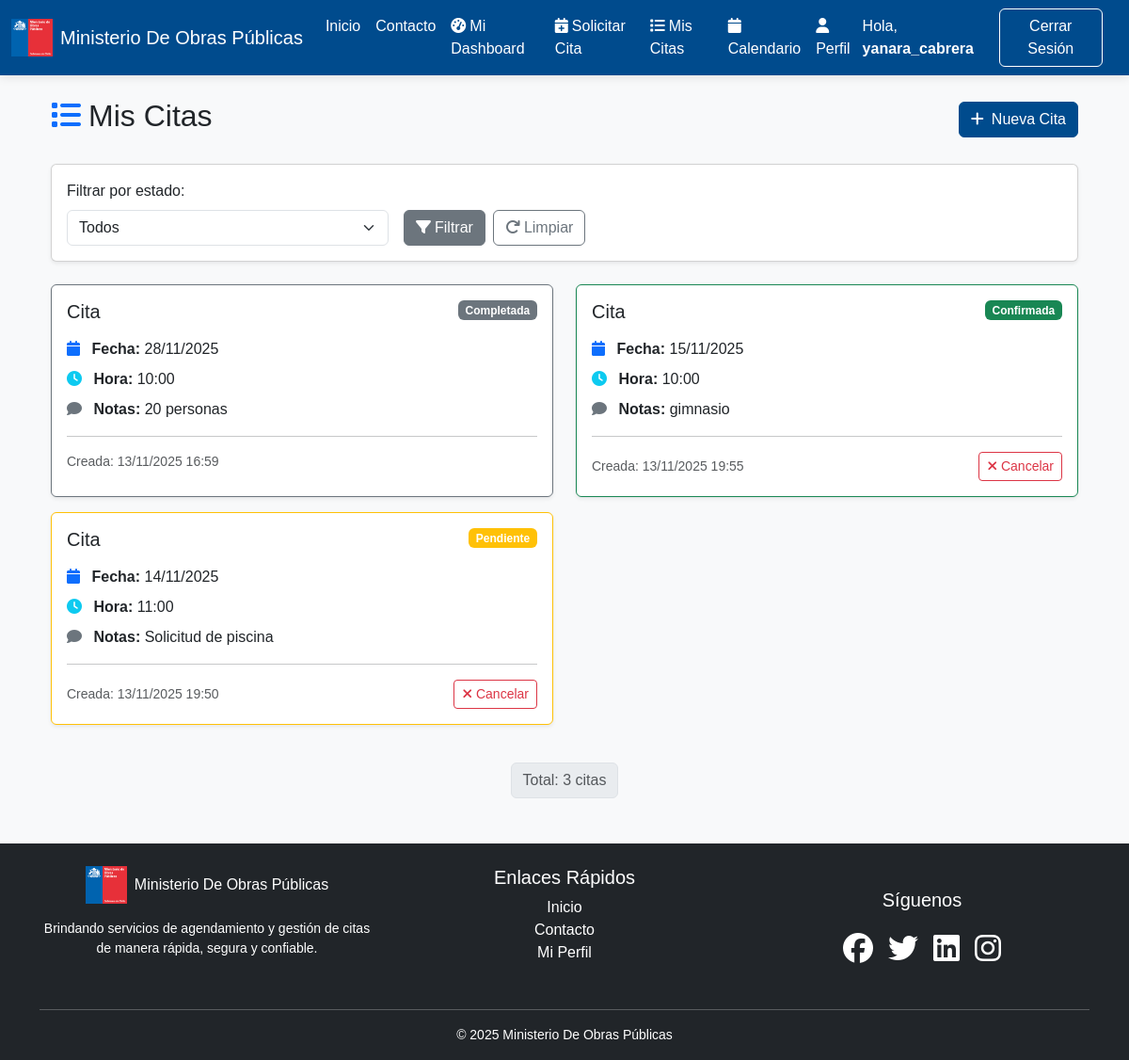
/vip/my-appointments/ (signed in), run on the app's committed database.
### aplicacion/models.py (models this page shows, shortened)
class Aplicacion(models.Model):
    STATUS_CHOICES = [
        ('pending', 'Pendiente'),
        ('confirmed', 'Confirmada'),
        ('cancelled', 'Cancelada'),
        ('completed', 'Completada'),
    ]
    user = models.ForeignKey(User, on_delete=models.CASCADE, related_name='citas')
    title = models.CharField(max_length=200, default="Cita")
    date = models.DateField()
    time = models.TimeField()
    status = models.CharField(max_length=20, choices=STATUS_CHOICES, default='pending')
    notes = models.TextField(blank=True, verbose_name="Notas del cliente")
    approved_by = models.ForeignKey(User, on_delete=models.SET_NULL, null=True, blank=True, related_name='citas_aprobadas')
    admin_notes = models.TextField(blank=True, verbose_name="Notas internas")
    created_at = models.DateTimeField(auto_now_add=True)
    updated_at = models.DateTimeField(auto_now=True)
    class Meta:
        ordering = ['date', 'time']
        verbose_name = 'Cita'
        verbose_name_plural = 'Citas'

### aplicacion/views.py (the view)
# urls.py: path("vip/my-appointments/", views.my_appointments, name="my_appointments"),
@vip_required
def my_appointments(request):
    citas = Aplicacion.objects.filter(user=request.user).order_by('-date', '-time')
    status_filter = request.GET.get('status', '')
    if status_filter:
        citas = citas.filter(status=status_filter)
    context = {
        'citas': citas,
        'status_filter': status_filter,
    }
    return render(request, "vip/my_appointments.html", context)

### templates/vip/my_appointments.html (shortened to what this page needs)
{% extends "base.html" %}
{% load static %}
{% block content %}
<div class="container mt-4">
  <div class="d-flex justify-content-between align-items-center mb-4">
    <h2><i class="fas fa-list me-2 text-primary"></i>Mis Citas</h2>
    <a href="{% url 'request_appointment' %}" class="btn btn-primary">
      <i class="fas fa-plus me-2"></i>Nueva Cita
    </a>
  </div>
  <div class="card shadow-sm mb-4">
    <div class="card-body">
      <form method="get" class="row g-3">
        <div class="col-md-4">
          <label class="form-label">Filtrar por estado:</label>
          <select name="status" class="form-select" onchange="this.form.submit()">
            <option value="">Todos</option>
          </select>
        </div>
        <div class="col-md-8 d-flex align-items-end">
          <button type="submit" class="btn btn-secondary me-2">
            <i class="fas fa-filter me-1"></i>Filtrar
          </button>
          <a href="{% url 'my_appointments' %}" class="btn btn-outline-secondary">
            <i class="fas fa-redo me-1"></i>Limpiar
          </a>
        </div>
      </form>
    </div>
  </div>
  {% if citas %}
    <div class="row">
      {% for cita in citas %}
        <div class="col-md-6 mb-3">
          <div class="card shadow-sm h-100
            {% if cita.status == 'pending' %}border-warning
            {% elif cita.status == 'confirmed' %}border-success
            {% elif cita.status == 'cancelled' %}border-danger
            {% else %}border-secondary{% endif %}">
            <div class="card-body">
              <div class="d-flex justify-content-between align-items-start mb-3">
                <h5 class="card-title mb-0">{{ cita.title }}</h5>
                {% if cita.status == 'pending' %}
                  <span class="badge bg-warning">Pendiente</span>
                {% elif cita.status == 'confirmed' %}
                  <span class="badge bg-success">Confirmada</span>
                {% elif cita.status == 'cancelled' %}
                  <span class="badge bg-danger">Cancelada</span>
                {% else %}
                  <span class="badge bg-secondary">Completada</span>
                {% endif %}
              </div>
              <div class="mb-2">
                <i class="fas fa-calendar text-primary me-2"></i>
                <strong>Fecha:</strong> {{ cita.date|date:"d/m/Y" }}
              </div>
              <div class="mb-2">
                <i class="fas fa-clock text-info me-2"></i>
                <strong>Hora:</strong> {{ cita.time|time:"H:i" }}
              </div>
              {% if cita.notes %}
                <div class="mb-2">
                  <i class="fas fa-comment text-secondary me-2"></i>
                  <strong>Notas:</strong> {{ cita.notes|truncatewords:15 }}
                </div>
              {% endif %}
              <hr>
              <div class="d-flex justify-content-between align-items-center">
                <small class="text-muted">
                  Creada: {{ cita.created_at|date:"d/m/Y H:i" }}
                </small>
                {% if cita.status in 'pending,confirmed' %}
                  <a href="{% url 'cancel_appointment' cita.id %}"
                     class="btn btn-sm btn-outline-danger"
                     onclick="return confirm('¿Seguro que deseas cancelar esta cita?')">
                    <i class="fas fa-times me-1"></i>Cancelar
                  </a>
                {% endif %}
              </div>
            </div>
          </div>
        </div>
      {% endfor %}
    </div>
    <nav aria-label="Page navigation" class="mt-4">
      <ul class="pagination justify-content-center">
        <li class="page-item disabled">
          <span class="page-link">Total: {{ citas|length }} citas</span>
        </li>
      </ul>
    </nav>
  {% endif %}
</div>
{% endblock %}

### templates/base.html (shortened to what this page needs)
{% load static %}
<!DOCTYPE html>
<html lang="es">
<head>
  <link href="https://cdn.jsdelivr.net/npm/bootstrap@5.3.3/dist/css/bootstrap.min.css" rel="stylesheet">
  <link rel="stylesheet" href="https://cdnjs.cloudflare.com/ajax/libs/font-awesome/6.5.0/css/all.min.css">
</head>
<body>
  <nav class="navbar navbar-expand-lg navbar-dark">
    <div class="container-fluid">
      <a class="navbar-brand d-flex align-items-center" href="{% url 'home' %}">
        <img src="{% static 'img/logo.png' %}" alt="Logo MOP" height="40" class="me-2">
        <span>Ministerio De Obras Públicas</span>
      </a>
      <div class="collapse navbar-collapse justify-content-end" id="navbarNav">
        <ul class="navbar-nav">
          <li class="nav-item"><a class="nav-link" href="{% url 'home' %}">Inicio</a></li>
          <li class="nav-item"><a class="nav-link" href="{% url 'contact' %}">Contacto</a></li>
          {% if user.is_authenticated %}
            {% if 'VIP' in user.groups.values_list|first or user.groups.filter.name__contains %}
            {% for group in user.groups.all %}
              {% if group.name == 'VIP' %}
                <li class="nav-item"><a class="nav-link" href="{% url 'vip_dashboard' %}"><i class="fas fa-tachometer-alt me-1"></i>Mi Dashboard</a></li>
                <li class="nav-item"><a class="nav-link" href="{% url 'request_appointment' %}"><i class="fas fa-calendar-plus me-1"></i>Solicitar Cita</a></li>
                <li class="nav-item"><a class="nav-link" href="{% url 'my_appointments' %}"><i class="fas fa-list me-1"></i>Mis Citas</a></li>
                <li class="nav-item"><a class="nav-link" href="{% url 'calendar' %}"><i class="fas fa-calendar me-1"></i>Calendario</a></li>
              {% endif %}
            {% endfor %}
            {% endif %}
            <li class="nav-item"><a class="nav-link" href="{% url 'profile' %}"><i class="fas fa-user me-1"></i>Perfil</a></li>
          {% endif %}
        </ul>
        {% if user.is_authenticated %}
          <span class="navbar-text me-2">Hola, <strong>{{ user.username }}</strong></span>
          <a class="btn btn-outline-light text-white border-white me-3" href="{% url 'logout' %}">Cerrar Sesión</a>
        {% else %}
          <a class="btn btn-outline-light me-2" href="{% url 'login' %}">Iniciar Sesión</a>
          <a class="btn btn-success" href="{% url 'register' %}">Registro</a>
        {% endif %}
      </div>
    </div>
  </nav>
  <main class="container mt-4">
    {% block content %}{% endblock %}
  </main>
  <footer class="bg-dark text-white mt-5 pt-4 pb-3 footer-hover">
    <div class="container">
      <div class="row">
        <div class="col-md-4 mb-3 d-flex flex-column align-items-center">
          <a class="d-flex align-items-center mb-2 text-white text-decoration-none" href="{% url 'home' %}">
            <img src="{% static 'img/logo.png' %}" alt="Logo MOP" height="40" class="me-2">
            <span>Ministerio De Obras Públicas</span>
          </a>
          <p class="small mt-2 text-center">
            Brindando servicios de agendamiento y gestión de citas de manera rápida, segura y confiable.
          </p>
        </div>
        <div class="col-md-4 mb-3 d-flex flex-column align-items-center">
          <h5>Enlaces Rápidos</h5>
          <ul class="list-unstyled text-center">
            <li><a href="{% url 'home' %}" class="text-white text-decoration-none footer-link">Inicio</a></li>
            <li><a href="{% url 'contact' %}" class="text-white text-decoration-none footer-link">Contacto</a></li>
            {% if user.is_authenticated %}
              <li><a href="{% url 'profile' %}" class="text-white text-decoration-none footer-link">Mi Perfil</a></li>
            {% endif %}
          </ul>
        </div>
        <div class="col-md-4 d-flex flex-column justify-content-center align-items-center">
          <h5 class="mb-3">Síguenos</h5>
          <div class="d-flex justify-content-center align-items-center gap-3">
            <a href="#" class="social-icon"><i class="fab fa-facebook"></i></a>
            <a href="#" class="social-icon"><i class="fab fa-twitter"></i></a>
            <a href="#" class="social-icon"><i class="fab fa-linkedin"></i></a>
            <a href="#" class="social-icon"><i class="fab fa-instagram"></i></a>
          </div>
        </div>
      </div>
      <hr class="bg-light">
      <div class="text-center small">
        &copy; 2025 Ministerio De Obras Públicas
      </div>
    </div>
  </footer>
</body>
</html>

### templates/base.html (style rules this page uses)
body { background: #f8f9fa; font-family: "Poppins", sans-serif; }
.navbar { background: linear-gradient(90deg, #004b8d, #004b8d); box-shadow: 0 2px 10px rgba(0, 0, 0, 0.1); }
.navbar-brand img { height: 40px; margin-right: 10px; }
.navbar-brand, .nav-link, .navbar-text { color: #fff !important; }
.btn-primary { background-color: #004b8d !important; border-color: #004b8d !important; }
footer { background: #004b8d; color: #fff; text-align: center; padding: 15px 0; margin-top: 40px; }
.footer-hover { transition: transform 0.3s ease, box-shadow 0.3s ease; }
.footer-link { color: #ffffff !important; transition: color 0.3s, text-decoration 0.3s; }
.social-icon { color: #ffffff !important; font-size: 2rem; transition: transform 0.3s, color 0.3s; }

### data on the page
Aplicacion: title "Cita", status "Completada", date "28/11/2025", time "10:00", notes "20 personas", created_at "13/11/2025 16:59"
Aplicacion: title "Cita", status "Confirmada", date "15/11/2025", time "10:00", notes "gimnasio", created_at "13/11/2025 19:55"
Aplicacion: title "Cita", status "Pendiente", date "14/11/2025", time "11:00", notes "Solicitud de piscina", created_at "13/11/2025 19:50"

### other printed values
{{ user.username }} "yanara_cabrera"
{{ citas|length }} "3"
